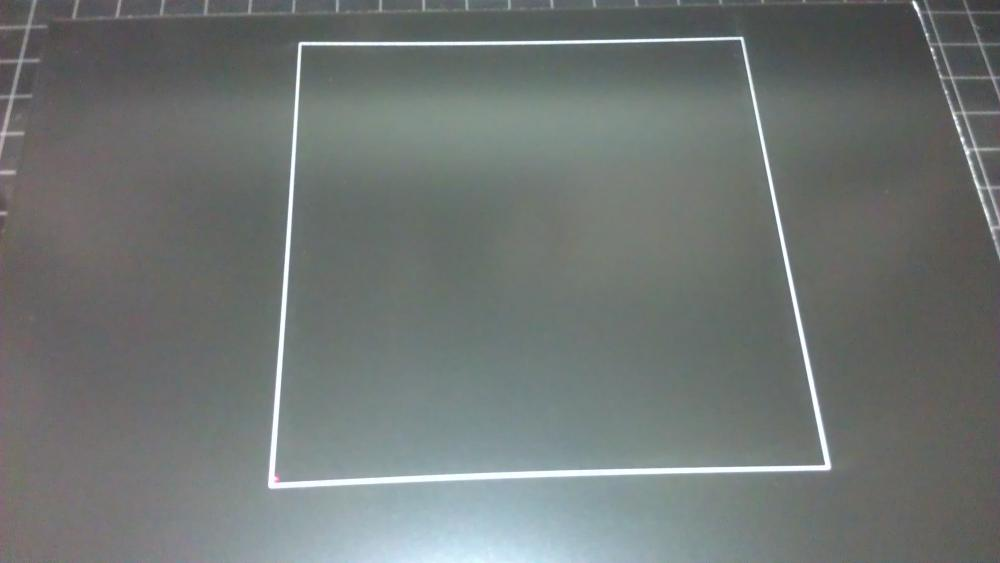
//> input picture opencv/test1.jpg, 1000 x 563 px
$ ./findCorners test1.jpg   (built with g++ and OpenCV 4)
//> lines starting //> are read from the running program, lines starting //| are printed output that depends on the picture; after the words box and inside, x2 and y2 are one past the last pixel; in counts of white or black regions, pixels touching at a corner belong together
#include "opencv2/highgui/highgui.hpp"
#include "opencv2/imgproc/imgproc.hpp"
#include <iostream>
#include <stdio.h>
#include <stdlib.h>

using namespace cv;
using namespace std;

Mat src;
Mat src_gray;
int thresh = 50;
int blr = 2;
int ratio = 3;
int max_thresh = 100;
RNG rng(12345);
const char* source_window = "Source";


void aproxCorners(std::vector<Point2f>&);//находим классы близких точек и объединяем их.
void find_corners(Mat&);
void thresh_callback_fix(int,void*);
Point2f computeIntersect(Vec4i, Vec4i);//поиск пересечений линий
int sortCorners(vector<Point2f>&, Point2f);// определение порядка углов четырехугольника


int main(int argc, char const *argv[])
{
  /// Load source image and convert it to gray
  src = imread( argv[1], 1 );
//> src is the input picture: 563 rows x 1000 cols, CV_8UC3; mean B, G, R 115.8, 117.5, 111.8


  /// Convert image to gray and blur it
  cvtColor( src, src_gray, CV_RGB2GRAY );
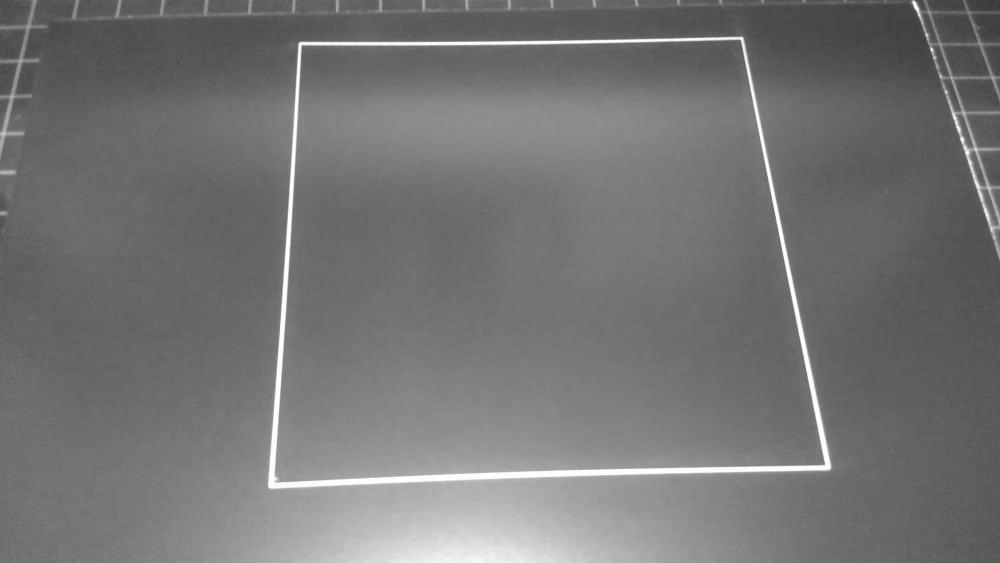
//> src_gray: 563 rows x 1000 cols, CV_8UC1; min 54, max 255, mean 116.3
  GaussianBlur(src_gray,src_gray,Size(3,3),0);

  namedWindow( source_window, WINDOW_AUTOSIZE );
  imshow( source_window, src );

  createTrackbar( " Canny thresh:", "Source", &thresh, max_thresh, thresh_callback_fix );
  thresh_callback_fix( 0, 0 );

  waitKey(0);
  return(0);
}

void thresh_callback_fix(int,void*){
  vector<vector<Point> > contours;
  vector<Vec4i> lines;
  Mat canny_output;
  Mat drawing = Mat::zeros( src.size(), CV_8UC3 );

  Canny( src_gray, canny_output, thresh, thresh*ratio, 3 );
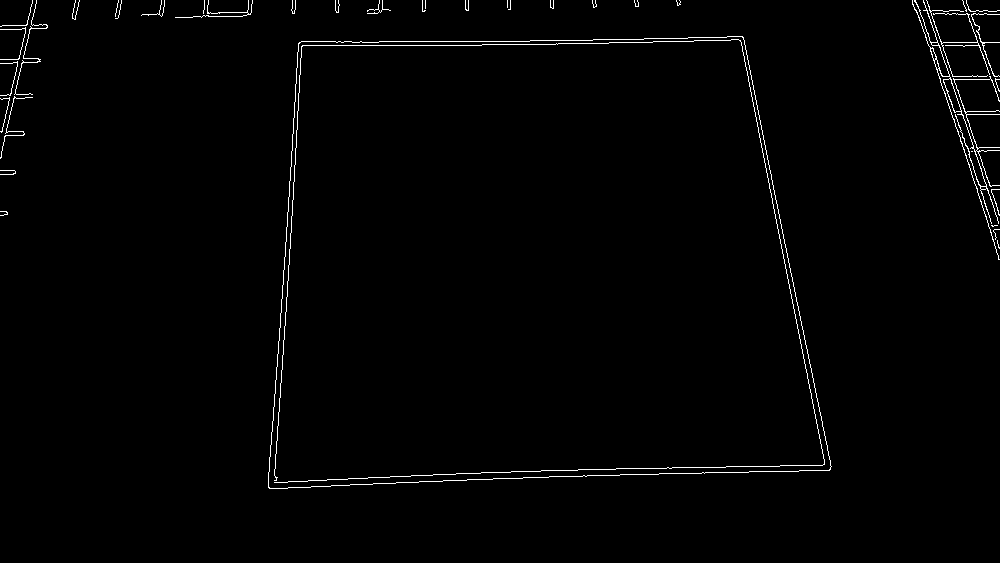
//> canny_output: 563 rows x 1000 cols, CV_8UC1; 1.2% white in thin lines or dots, all inside (x1, y1, x2, y2) = (0, 0, 1000, 489)
  imshow( "canny", canny_output);

  cv::findContours(
    canny_output,
    contours,
    CV_RETR_EXTERNAL,
    CV_CHAIN_APPROX_SIMPLE);
//> contours = 38 contours, 35 with area under 20; largest, box (x1, y1, x2, y2) and area: (268, 36, 832, 489) 220606, (912, 0, 1000, 260) 446, (971, 13, 1000, 77) 22

  std::vector<cv::Point> approx;
  Scalar color(0,0,255);
  for (int i = 0; i < contours.size(); i++){
    // Approximate contour with accuracy proportional
    // to the contour perimeter
    cv::approxPolyDP(
        cv::Mat(contours[i]),
        approx,
        cv::arcLength(cv::Mat(contours[i]), true) * 0.02,
        true
    );
    // Skip small or non-convex objects
    if (std::fabs(cv::contourArea(contours[i])) < 200 || !cv::isContourConvex(approx))
      continue;

    if (approx.size()==4){
      //cv::Rect r = cv::boundingRect(approx); // описанный квадрат
      //rectangle(drawing,r.tl(),r.br(),color,2,8,0);
      cout << "RECT"<<endl;
      drawContours(drawing,contours,i,Scalar(255,255,255));
      find_corners(drawing);
    }
  }
//> this loop made 38 passes
//> approx on passes 7, 8, 15, 24, 26, 34, 35, 38: 2 Points (x, y): [971, 151], [972, 151], 4 Points (x, y): [9, 97], [0, 98], [9, 99], [1, 132], 4 Points (x, y): [966, 0], [970, 11], [999, 10], [971, 11], 2 Points (x, y): [507, 0], [507, 7], 2 Points (x, y): [425, 0], [425, 8], 4 Points (x, y): [121, 0], [118, 17], [115, 18], [118, 17], 2 Points (x, y): [118, 0], [115, 16], 4 Points (x, y): [32, 0], [25, 25], [0, 26], [26, 25]
//> len in aproxCorners on pass 12: 35
//| RECT
//| 12 : 35
//| Counting
//| New
//| Wrap
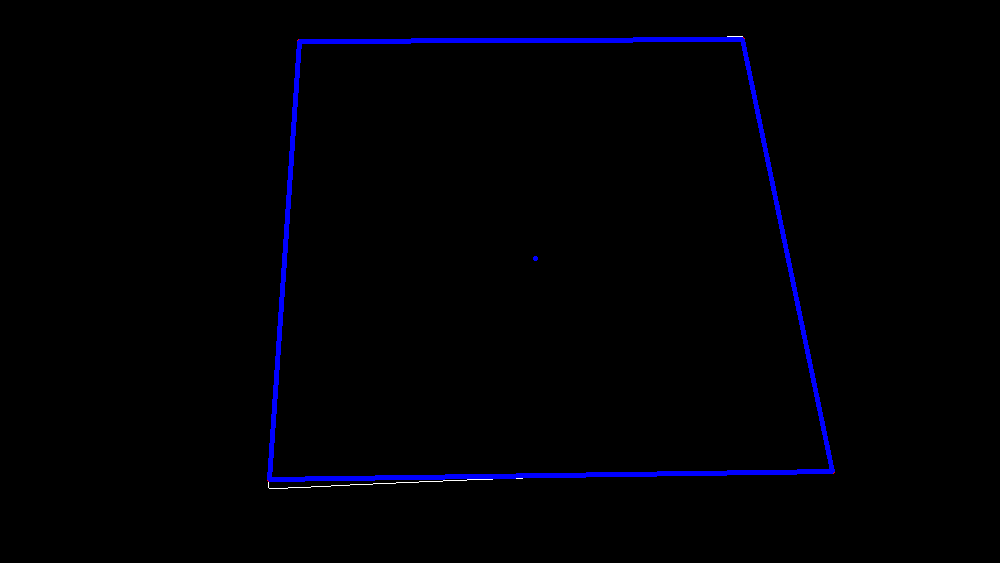
//> drawing: 563 rows x 1000 cols, CV_8UC3; mean B, G, R 4.3, 0.1, 0.1
  imshow("dr",drawing);
}
void find_corners(Mat& contour){
  vector<vector<Point> > contours;
  vector<Vec4i> hierarchy;

  vector<Vec4i> lines;
  /// Detect edges using canny
  Mat gray;
  cvtColor( contour, gray, CV_RGB2GRAY );
  HoughLinesP(gray, lines, 1, CV_PI/180, thresh, 30, 10);   // Преобразованием Hough находим только прямые линии. получаем вектор lines (x1,y1,x2,y2)

  vector<Point2f> corners;
  for (int i = 0; i < lines.size(); i++){
    for (int j = i+1; j < lines.size(); j++)    {
        Point2f pt = computeIntersect(lines[i], lines[j]);
        if (pt.x >= 0 && pt.y >= 0)
            corners.push_back(pt);
    }
  }

  // [16 lines of commented-out code are left out]

  cout << lines.size()<<" : "<<corners.size() << endl;
  for (vector<Point2f>::const_iterator i = corners.begin();i != corners.end(); ++i){
    cout << *i << endl;
  }

  cout << "Counting" << endl;
  aproxCorners(corners);
  cout << "New" << endl;

  for (vector<Point2f>::const_iterator i = corners.begin();i != corners.end(); ++i){
    cout << *i << endl;
  }

  for (size_t i=0;i<corners.size(); ++i){
    circle( contour,
            corners[i],
            1,
            Scalar(0,0,255),
            2,
            0);
  }

  cv::Point2f center(0,0);
  for (size_t i = 0; i < corners.size(); i++)
    center += corners[i];
  center *= (1. / corners.size());

  circle( contour,
            center,
            1,
            Scalar(255,0,0),
            2,
            0);

  cv::Mat quad = cv::Mat::zeros(300, 300, CV_8UC3);

  if ( sortCorners(corners, center) > -1){
    cout << "Wrap" <<endl;
    for (size_t i = 0; i < corners.size(); i++){
      line( contour,
            corners[i % corners.size()],
            corners[(i+1) % corners.size()],
            Scalar(255,0,0), 3, 8 );
    }


      // Corners of the destination image
    vector<cv::Point2f> quad_pts;
    quad_pts.push_back(cv::Point2f(0, 0));
    quad_pts.push_back(cv::Point2f(quad.cols, 0));
    quad_pts.push_back(cv::Point2f(quad.cols, quad.rows));
    quad_pts.push_back(cv::Point2f(0, quad.rows));

      // Get transformation matrix
    cv::Mat transmtx = cv::getPerspectiveTransform(corners, quad_pts);

      // Apply perspective transformation
    cv::warpPerspective(src, quad, transmtx, quad.size());

  }
  imshow("quadrilateral", quad);
}

cv::Point2f computeIntersect(cv::Vec4i a, cv::Vec4i b){
  int x1 = a[0], y1 = a[1], x2 = a[2], y2 = a[3];
  int x3 = b[0], y3 = b[1], x4 = b[2], y4 = b[3];

  if (float d = ((float)(x1-x2) * (y3-y4)) - ((y1-y2) * (x3-x4))){
    cv::Point2f pt;
    pt.x = ((x1*y2 - y1*x2) * (x3-x4) - (x1-x2) * (x3*y4 - y3*x4)) / d;
    pt.y = ((x1*y2 - y1*x2) * (y3-y4) - (y1-y2) * (x3*y4 - y3*x4)) / d;

    float a1 = y1 - y2;
    float a2 = y3 - y4;
    float b1 = x1 - x2;
    float b2 = x3 - x4;

    float tg = (a1*b2 - a2*b1) / (a1*a2 + b1*b2);
    if (fabs(tg) < 1.0)
      return cv::Point2f(-1, -1);

    return pt;
  }
  return cv::Point2f(-1, -1);
}


void aproxCorners(vector<Point2f>& corners){
  vector<Point2f> apr;
  Point2f average,current;
  unsigned unchecked = corners.size();
  vector<bool> flags(unchecked,false);
  Rect r(-16,-16,32,32);//окрестность
  size_t i,j,
    len=flags.size();
  while (unchecked){
    j = 0;
    i = -1;
    while (j < len){ //ищем непроверенную точку
      if (flags[j] == false){
        i = j;
        break;
      }
      j++;
    }
    if (i == -1)
      break;

    flags[i] = true;
    unchecked--;
    current = average = corners[i];
    ///////!!!!!!!!!!!!!!!! FIX MEEEEEEEEEEEEEEE
    for(size_t iter = i; iter<len; ++iter){
      if ( flags[iter] == false ){//т.е не проверяли точку
        cout << current << " - "<< corners[iter] << " = " <<(current - corners[iter]);
        if ((current - corners[iter]).inside(r)){
          average = (average + corners[iter]) * 0.5;
          flags[iter] = true;
          unchecked--;
          cout << " inside";
        }
        cout<<endl;
      }
    }
    apr.push_back(average);
  }
  corners.clear();
  corners = apr;
}


int sortCorners(vector<Point2f>& corners, Point2f center){
    if (corners.size()<4){
      cout << "Unrectangled" <<endl;
      return -1;
    }


    vector<Point2f> top, bot;

    for (int i = 0; i < corners.size(); i++)
    {
        if (corners[i].y < center.y)
            top.push_back(corners[i]);
        else
            bot.push_back(corners[i]);
    }

    Point2f tl = top[0].x > top[1].x ? top[1] : top[0];
    Point2f tr = top[0].x > top[1].x ? top[0] : top[1];
    Point2f bl = bot[0].x > bot[1].x ? bot[1] : bot[0];
    Point2f br = bot[0].x > bot[1].x ? bot[0] : bot[1];

    corners.clear();
    corners.push_back(tl);
    corners.push_back(tr);
    corners.push_back(br);
    corners.push_back(bl);

    return 0;
}
